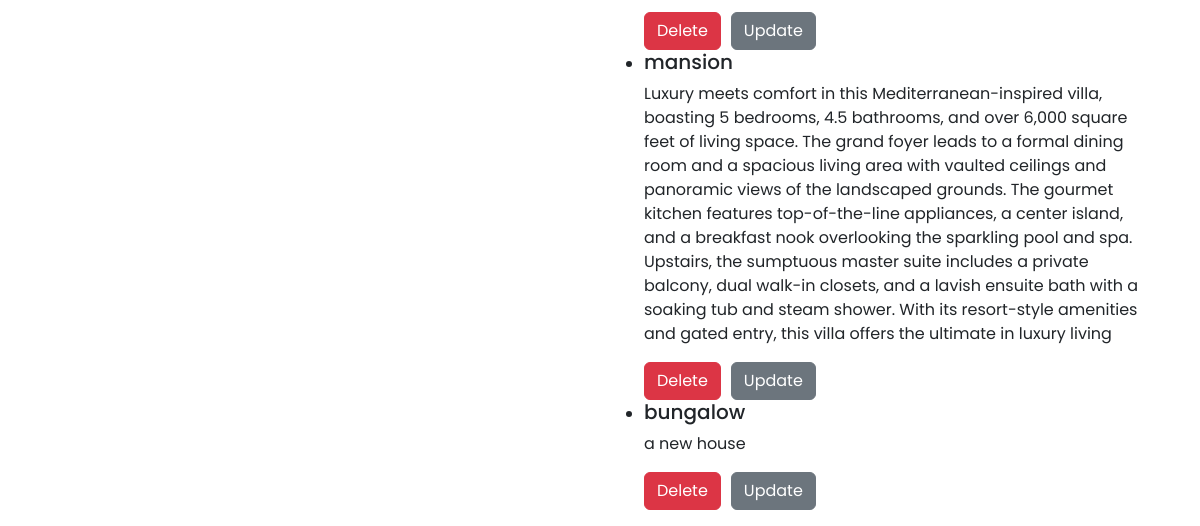
The page /sell/ (signed in, lower part) on the database as committed earlier.
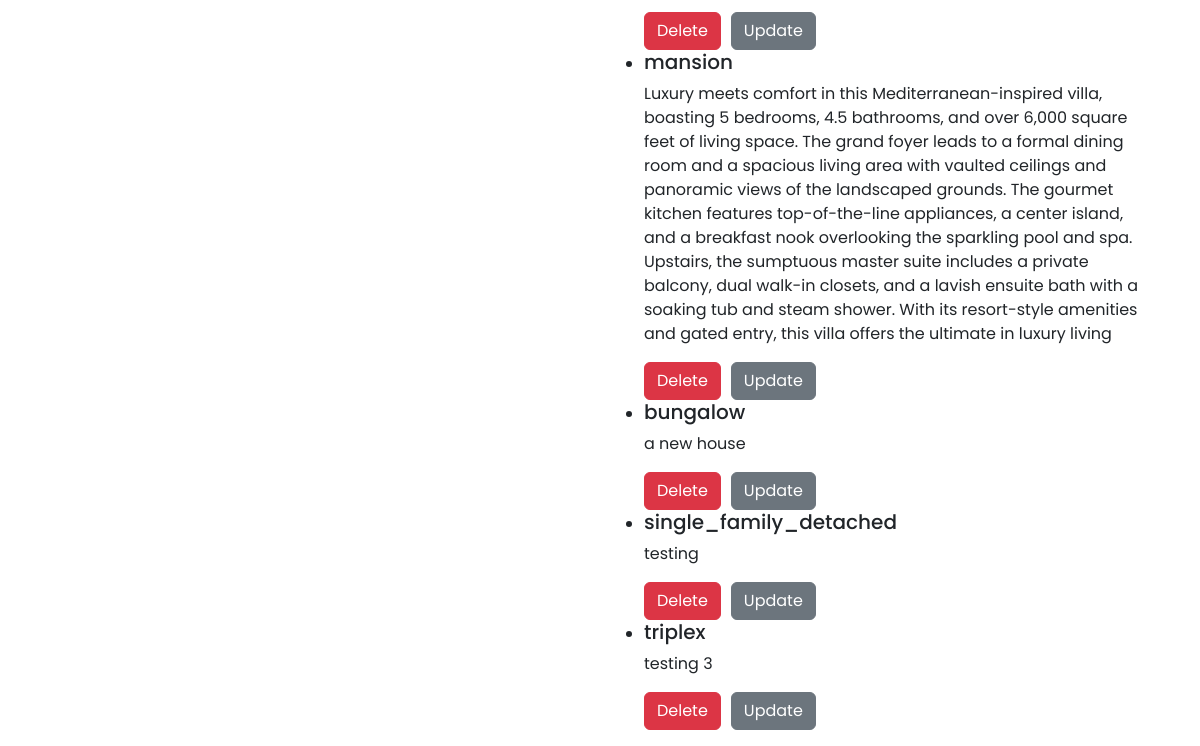
The same page on the database as committed later.
### listings/models.py (models this page shows, shortened)
class House(models.Model):
    HOUSE_CHOICES = (
        ('single_family_detached', 'Single-family detached'),
        ('bungalow', 'Bungalow'),
        ('ranch_style', 'Ranch-style'),
        ('cottage', 'Cottage'),
        ('apartment', 'Apartment'),
        ('duplex', 'Duplex'),
        ('triplex', 'Triplex'),
        ('penthouse', 'Penthouse'),
        ('terrace_house', 'Terrace House'),
        ('studio_apartment', 'Studio Apartment'),
        ('semi_detached', 'Semi-detached'),
        ('mansion', 'Mansion'),
    )
    STATUS_CHOICES = (
        ('rent', 'For Rent'),
        ('sale', 'For Sale'),
    )
    title = models.CharField(max_length=100, choices=HOUSE_CHOICES)
    description = models.TextField()
    price = models.DecimalField(max_digits=10, decimal_places=2)
    contact = models.CharField(max_length=100)
    address = models.CharField(max_length=255)
    status = models.CharField(max_length=10, choices=STATUS_CHOICES)
    image = models.ImageField(upload_to='images/')
    image_url = models.URLField(blank=True)  # I added this Field to store the URL of the image in S3
    user = models.ForeignKey(User, on_delete=models.CASCADE)
    country = CountryField(default='Ireland')

### listings/views.py (the view)
# urls.py: path('sell/', views.sell_house, name='sell_house'),
@login_required
def sell_house(request):
    houses = House.objects.all()
    if request.method == 'POST':
        form = HouseForm(request.POST, request.FILES)
        if form.is_valid():
            house = form.save(commit=False)
            house.user = request.user
            house.save()  # Saved the house object to generate a primary key
            s3 = boto3.client('s3')
            bucket_name = 'x23212365-my-newtest-bucket'
            object_name = f'{house.image.name}'
            s3.upload_fileobj(house.image, bucket_name, object_name)
            house.image_url = f'https://{bucket_name}.s3.amazonaws.com/{object_name}'
            house.save()
            return redirect('homepage')  # Redirect to homepage after successful submission
    else:
        form = HouseForm()
    houses = House.objects.filter(user=request.user)
    return render(request, 'listings/sell_house.html', {'form': form ,'houses': houses})

### templates/listings/sell_house.html (shortened to what this page needs)
{% extends 'base.html' %}
{% load static %}
{% block content %}
<div class="container">
    <div class="row">
        <div class="col-md-6">
        </div>
        <div class="col-md-6">
            {% if houses %}
                <ul>
                    {% for house in houses %}
                    <li>
                        <h5>{{ house.title }}</h5>
                        <p>{{ house.description }}</p>
                        <div style="display: flex; flex-direction:row; gap:10px;">
                             <form method="post" action="{% url 'delete_house' house.id %}">
                                <button type="submit" class="btn btn-danger">Delete</button>
                            </form>
                         <a href="{% url 'update_house' house.id %}" class="btn btn-secondary">Update</a>
                        </div>
                    </li>
                    {% endfor %}
                </ul>
            {% else %}
                <p>No houses submitted yet.</p>
            {% endif %}
        </div>
    </div>
</div>
{% endblock %}

Rows that differ between the two databases and show on the page:
added House: title "single_family_detached", description "testing"
added House: title "triplex", description "testing 3"
